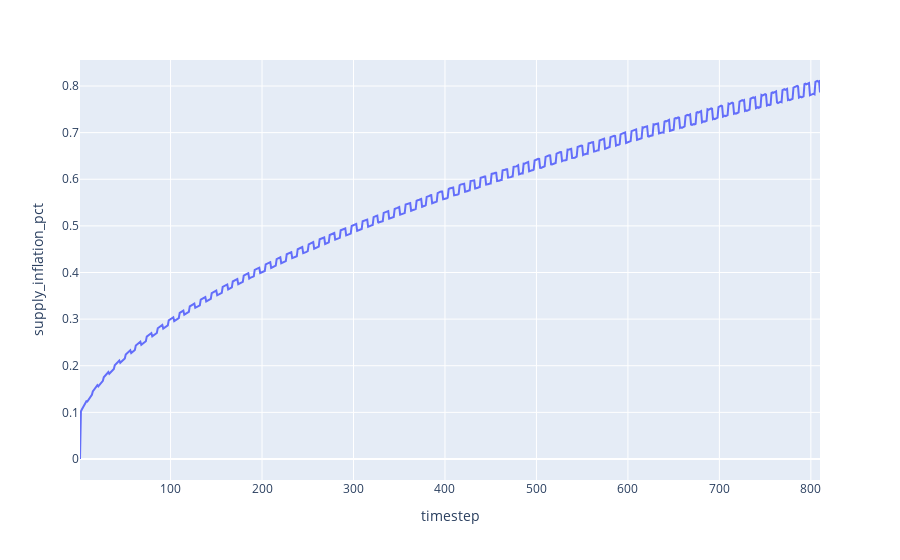

This figure's notebook cell:
### Code cell
df.plot(x='timestep', y='supply_inflation_pct')

### Figure 1 — Plotly figure (JSON) as saved in the notebook; plotly's stock layout.template omitted (floating-point values rounded to 4 significant figures; data arrays with more than 128 entries replaced by an {"elided": "..."} marker saying what was removed)
{"data": [{"hovertemplate": "timestep=%{x}<br>supply_inflation_pct=%{y}<extra></extra>", "legendgroup": "", "line": {"color": "#636efa", "dash": "solid"}, "mode": "lines", "name": "", "orientation": "v", "showlegend": false, "type": "scatter", "x": {"elided": "810 int values"}, "xaxis": "x", "y": {"elided": "810 float values"}, "yaxis": "y"}], "layout": {"legend": {"tracegroupgap": 0}, "margin": {"t": 60}, "xaxis": {"anchor": "y", "domain": [0, 1], "title": {"text": "timestep"}}, "yaxis": {"anchor": "x", "domain": [0, 1], "title": {"text": "supply_inflation_pct"}}}}
